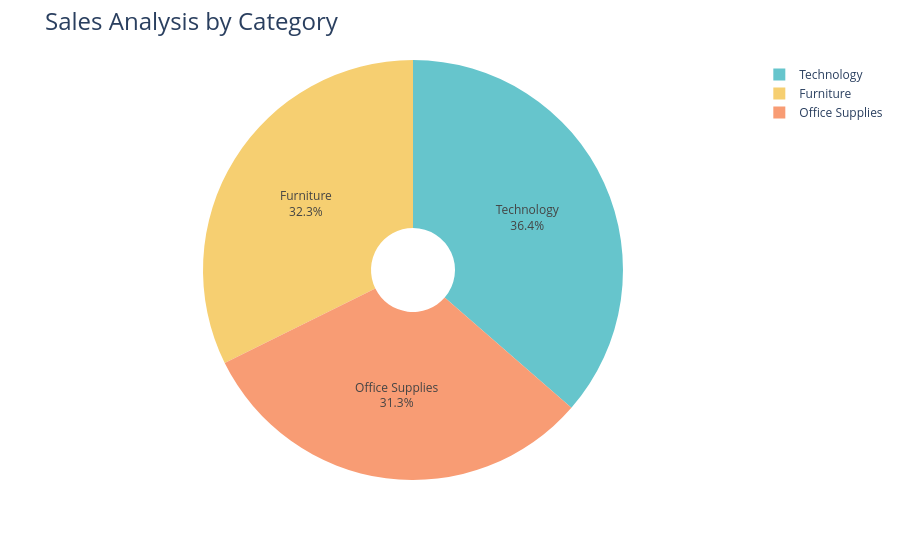

The code cell stored with this chart in its notebook:
### Code cell
fig = px.pie(Sales_Category,
            values='Sales',
            names='Category',
            hole=0.2,
            color_discrete_sequence = px.colors.qualitative.Pastel)

fig.update_traces(textposition='inside',textinfo='percent+label')
fig.update_layout(title_text="Sales Analysis by Category",title_font=dict(size=24))

fig.show()

### Figure 1 — Plotly figure (JSON) as saved in the notebook; plotly's stock layout.template omitted (floating-point values rounded to 4 significant figures)
{"data": [{"domain": {"x": [0, 1], "y": [0, 1]}, "hole": 0.2, "hovertemplate": "Category=%{label}<br>Sales=%{value}<extra></extra>", "labels": ["Furniture", "Office Supplies", "Technology"], "legendgroup": "", "name": "", "showlegend": true, "textinfo": "percent+label", "textposition": "inside", "type": "pie", "values": [742000.0, 719000.0, 836200.0]}], "layout": {"legend": {"tracegroupgap": 0}, "margin": {"t": 60}, "piecolorway": ["rgb(102, 197, 204)", "rgb(246, 207, 113)", "rgb(248, 156, 116)", "rgb(220, 176, 242)", "rgb(135, 197, 95)", "rgb(158, 185, 243)", "rgb(254, 136, 177)", "rgb(201, 219, 116)", "rgb(139, 224, 164)", "rgb(180, 151, 231)", "rgb(179, 179, 179)"], "title": {"font": {"size": 24}, "text": "Sales Analysis by Category"}}}
